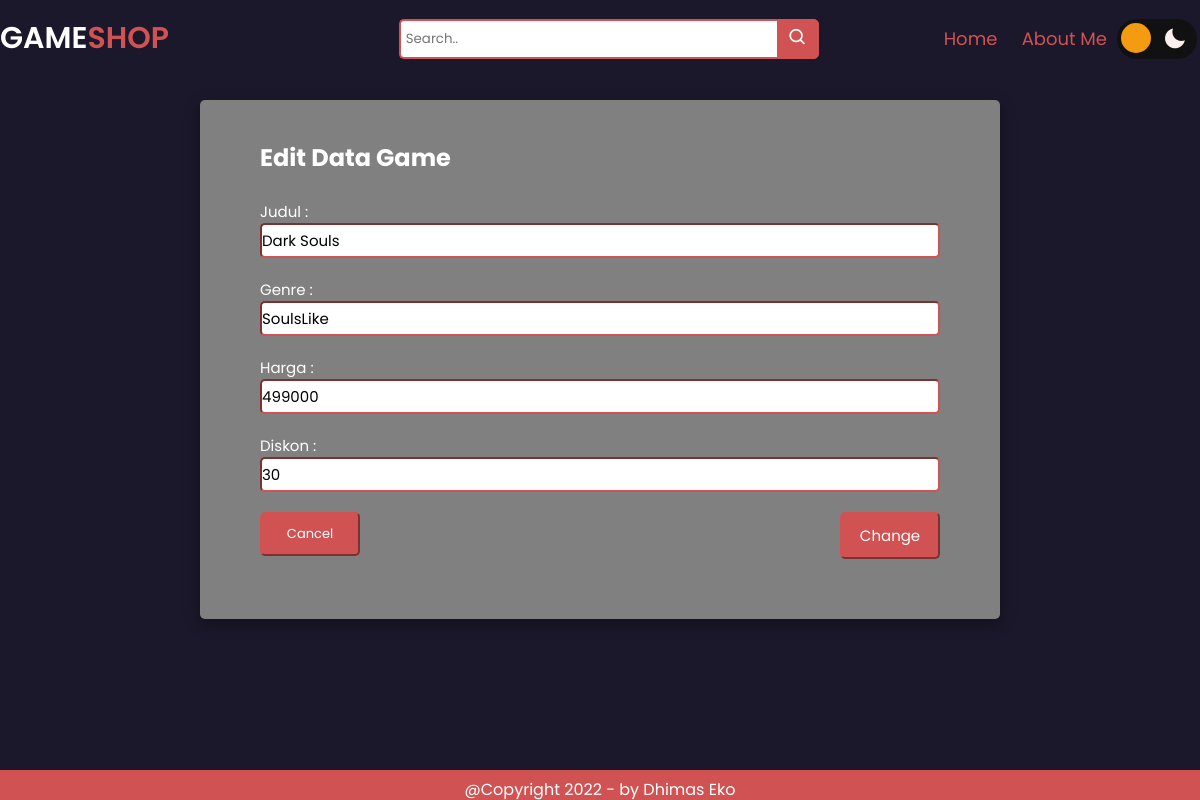
/edit.php?id=10, run on the app's committed database.
### tables this page shows
CREATE TABLE `game` (
  `id` int(11) NOT NULL,
  `nama_game` varchar(100) NOT NULL,
  `genre` varchar(100) NOT NULL,
  `harga` int(10) NOT NULL,
  `diskon` int(3) NOT NULL
);

### edit.php (the view, shortened to what this page needs)
<?php
require 'koneksi.php';
$id = $_GET['id'];
$result = mysqli_query($conn, "SELECT * FROM game WHERE id=$id");
$game = [];
while ($row = mysqli_fetch_assoc($result)) {
    $game[] = $row;
}
$gme = $game[0];
?>
<!DOCTYPE html>
<html lang="en">
<head>
    <link rel="stylesheet" href="style.css">
    <link href='https://unpkg.com/boxicons@2.1.4/css/boxicons.min.css' rel='stylesheet'>
</head>
<body>
    <header id="header">
        <div class="nav container">
            <p href="#" class="logo">Game<span><a >shop</a></span></p>
            <div class="wrap">
                <div class="search">
                   <input type="text" class="searchTerm" placeholder="Search..">
                   <button type="submit" class="searchButton"><i class='bx bx-search'></i></button>
                </div>
            </div>
            <div  class="navigation">
                <a href="index.php">Home</a>
                <a id="me" onclick="popup()"href="#aboutme">About Me</a>
            </div>
            <div class="darkmode">
                <label for="checkbox" class="label">
                    <i class='bx bxs-moon' ></i>
                    <div class="ball"></div>
                </label>
            </div>
        </div>
    </header>
    <div class="add-game2">
        <div class="title">Edit Data Game</div>
        <form action="" method="post">
            <div class="tambah">
                <label for="nama_game">Judul : </label>
                <input type="text" name="nama_game" class="input" value="<?php echo $gme["nama_game"]; ?>" >
            </div>
            <div class="tambah">
                <label for="genre">Genre : </label>
                <input type="text" name="genre" class="input" value="<?php echo $gme["genre"]; ?>">
            </div>
            <div class="tambah">
                <label for="harga">Harga : </label>
                <input type="number" name="harga" class="input" value="<?php echo $gme["harga"]; ?>">
            </div>
            <div class="tambah">
                <label for="diskon">Diskon : </label>
                <input type="number" name="diskon" class="input" value="<?php echo $gme["diskon"]; ?>">
            </div>
            <div class="button">
                <a href="menu_crud.php">
                    <button type="button" class="button-back">Cancel</button>
                </a>
                <button type="submit" name="tambah" class="button-add">Change</button>
            </div>
        </form>
    </div>
    <div class="footer">
        <p id="footer"><a id="footer1">@Copyright 2022 - by Dhimas Eko</a></p>
    </div>
</body>
</html>

### style.css (style rules this page uses)
* { font-family: 'Poppins', sans-serif; margin: 0; padding: 0; scroll-behavior: smooth; box-sizing: border-box; list-style: none; box-sizing: border-box; }
body { background-color: #1b182b; }
.label { cursor: pointer; background-color: #111; display: flex; margin-left: 20px; margin-right: 23px; align-items: center; justify-content: space-between; border-radius: 50px; padding: 5px; height: 20px; width: 40px; position: relative; transform: scale(2); }
.ball { background-color: #f39c12; position: absolute; width: 15px; height: 15px; top: 2px; left: 2px; border-radius: 50%; transition: transform 0.2s linear; }
.bxs-moon { color: #fee; transition: transform 0.7s linear; font-size: 12px; }
.container { max-width: 1200px; margin: auto; width: 100%; }
header { position: fixed; top: 0; left: 0; width: 100%; background-color: #1b182b; z-index: 1; }
.nav { display: flex; align-items: center; justify-content: center; padding: 16px 0; }
.logo { font-size: 30px; text-decoration: none; font-weight: 600; color: white; text-transform: uppercase; margin: 0 auto 0 0; }
.logo span { color: rgb(209, 82, 82); }
.search { width: 100%; position: relative; display: flex; align-items: center; }
.searchTerm { width: 100%; border: 2px solid rgb(209, 82, 82); border-right: none; padding: 5px; height: 40px; border-radius: 5px 0 0 5px; outline: none; color: #9DBFAF; }
.searchButton { width: auto; height: 40px; padding: 0 10px; border: 1px solid rgb(209, 82, 82); background: rgb(209, 82, 82); text-align: center; color: #fff; border-radius: 0 5px 5px 0; cursor: pointer; font-size: 20px; }
header .wrap { width: 35%; margin: auto; }
header .navigation a { color: rgb(209, 82, 82); text-decoration: none; padding: 0px 10px; font-size: 18px; }
.footer { position: fixed; left: 0; bottom: 0; width: 100%; height: 30px; background-color: rgb(209, 82, 82); color: white; }
.footer p { color: white; text-align: center; margin-top: 7px; margin-bottom: 7px; }
.input { width: auto; height: 35px; font-size: 15px; border-color: rgb(209, 82, 82); border-radius: 5px; }
.button { margin: 20px; display: flex; justify-content: space-between; }
.button-back { width: 100px; padding: 10px; font-size: 13px; background: rgb(209, 82, 82); color: #fff; border-color: rgb(209, 82, 82); cursor: pointer; border-radius: 5px; }
.tambah { display: flex; flex-direction: column; margin: 20px; bottom: 0; font-size: 15px; }
.button-add { width: 100px; padding: 10px; font-size: 15px; background: rgb(209, 82, 82); color: #fff; border-color: rgb(209, 82, 82); cursor: pointer; border-radius: 5px; }
.add-game2 { margin-top: 90px; max-width: 800px; background: gray; margin: 100px auto; box-shadow: #00000059 0px 5px 15px; padding: 40px; color: white; border-radius: 5px; }
.add-game2 .title { font-size: 24px; margin: 0px 20px; font-weight: 700; margin-bottom: 25px; color: white; text-align: left; }

### data on the page
game: nama_game "Dark Souls", genre "SoulsLike", harga "499000", diskon "30"
